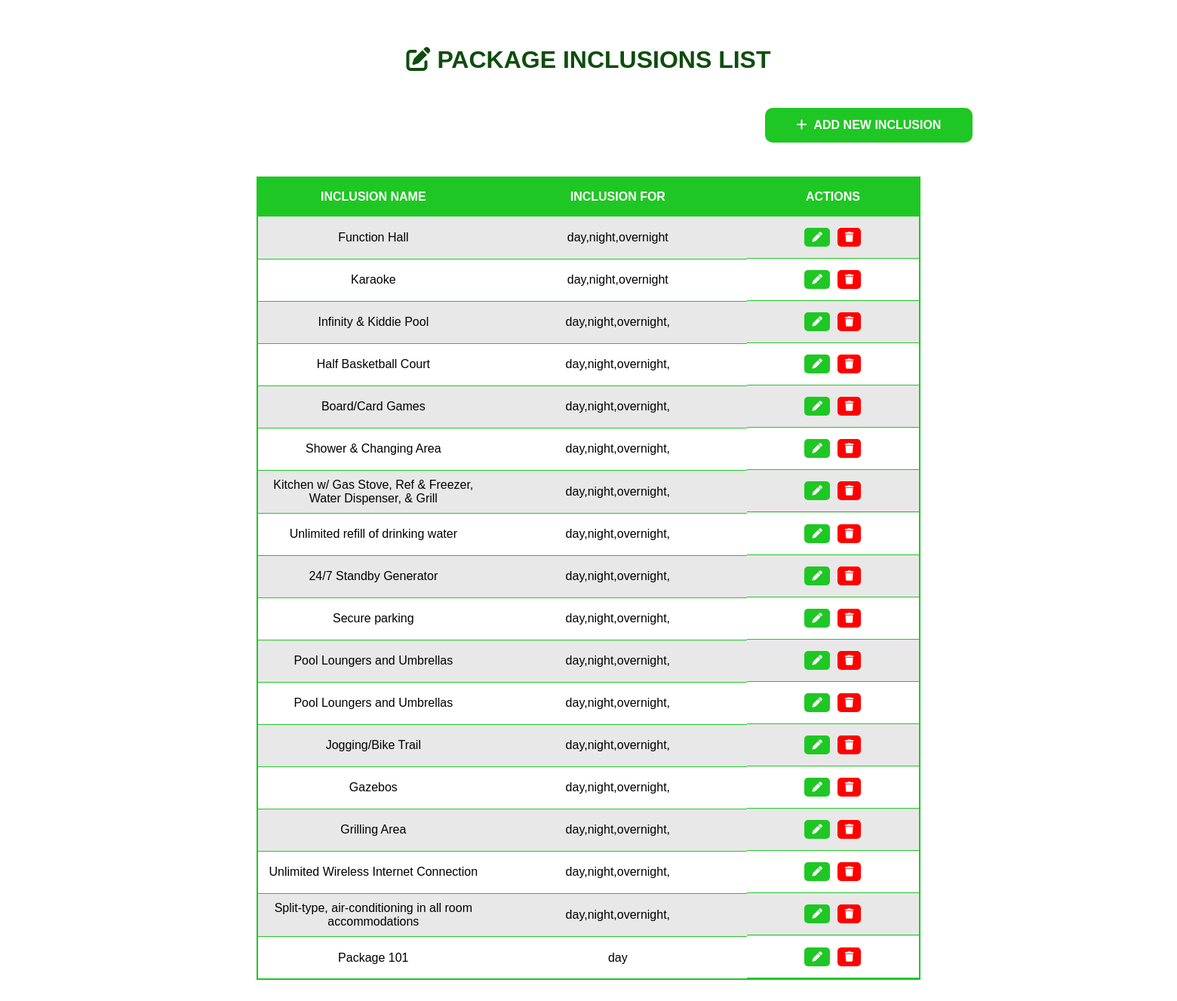
Page /admin/manage_inclusions.php on the committed database.
### tables this page shows
CREATE TABLE `package_inclusions` (
  `inclusion_id` int(11) NOT NULL,
  `inclusion_name` text NOT NULL,
  `inclusion_for` set('day','night','overnight','') NOT NULL
);

### admin/manage_inclusions.php (the view, shortened to what this page needs)
<!DOCTYPE html>
<html>
<head>
    <link rel="stylesheet" href="https://cdnjs.cloudflare.com/ajax/libs/font-awesome/6.4.2/css/all.min.css" />
</head>
<body>
    <div class="container">
        <h1><i class="fa-solid fa-pen-to-square"></i>&nbsp;Package Inclusions List</h1>
        <div class="column">
        <button class="add-button" onclick="openAddRoomModal()"><i class="fa-solid fa-plus"></i>&nbsp;&nbsp;Add New Inclusion</button>
            <table id="overnightTable">
                <?php
                require_once 'db_connection.php';
                $query = "SELECT * FROM package_inclusions ORDER BY inclusion_id";
                $result = $conn->query($query);
                if ($result->num_rows > 0) {
                    echo "<table id='overnightTable'>";
                    echo "<tr>";
                    echo "<th>Inclusion Name</th>";
                    echo "<th>Inclusion For</th>";
                    echo "<th>Actions</th>";
                    echo "</tr>";
                    while ($row = $result->fetch_assoc()) {
                        $inclusionName = $row["inclusion_name"];
                        $inclusionFor = $row["inclusion_for"];
                        $inclusionId = $row["inclusion_id"];
                        echo "<tr>";
                        echo "<td>$inclusionName</td>";
                        echo "<td>$inclusionFor</td>";
                        echo '<td class="button-container">
    <button class="edit-button" data-package-id="' . $inclusionId . '" onclick="openModalPackage(\'' . $inclusionId . '\', \'' . $inclusionName . '\', \'' . $inclusionFor . '\')"><i class="fa-solid fa-pen"></i></button>
    <button class="delete-button custom-delete-button" data-package-id="' . $inclusionId . '" onclick="confirmDeletePackage(\'' . $inclusionId . '\')"><i class="fa-solid fa-trash"></i></button>
</td>';
                        echo "</tr>";
                    }
                    echo "</table>";
                } else {
                    echo "No overnight packages found.";
                }
                ?>
            </table>
        </div>
    </div>
</body>
</html>

### admin/manage_inclusions.php (style rules this page uses)
body { font-family: Arial, sans-serif; margin: 0; padding: 0; overflow-x: hidden; }
.container { max-width: 1100px; margin: 0 auto; padding: 40px 0; }
h1 { color: #0e4d0e; text-align: center; text-transform: uppercase; margin-bottom: 40px; }
table { border-collapse: collapse; width: 80%; margin: 20px auto; background-color: #fff; border: 2px solid #1fc724; }
th, td { padding: 10px; text-align: left; border-bottom: 1px solid #1fc724; text-align: center; }
th { background: #1fc724; color: white; text-transform: uppercase; font-size: 1em; width: 40px; text-align: center; height: 30px; }
tr:nth-child(even) { background-color: #E8E8E8; }
.edit-button { background-color: #1fc724; color: white; font-family: Arial, sans-serif; text-transform: uppercase; border-radius: 5px; font-weight: bold; border: none; padding: 5px 10px; cursor: pointer; }
button { background-color: #1fc724; color: #fff; font-family: Arial, sans-serif; text-transform: uppercase; border-radius: 5px; font-weight: bold; border: none; padding: 10px 20px; cursor: pointer; transition: background-color 0.3s; margin-top: 20px; margin-bottom: 20px; }
.button-container { display: flex; align-items: center; justify-content: center; }
.edit-button, .delete-button { padding: 5px 10px; margin: 5px; }
.custom-delete-button { background-color: #FF0000; color: #FFFFFF; padding: 5px 10px; margin: 5px; border: none; border-radius: 5px; cursor: pointer; transition: background-color 0.3s; }
.add-button { background-color: #1fc724; color: white; font-family: Arial, sans-serif; text-transform: uppercase; font-size: 1em; font-weight: bold; padding: 14px 20px; margin: 5px 98vh; border: none; border-radius: 4px; cursor: pointer; border-radius: 10px; width: 25%; }

### rows in the picture
package_inclusions: inclusion_name "Function Hall", inclusion_for "day,night,overnight"
package_inclusions: inclusion_name "Karaoke", inclusion_for "day,night,overnight"
package_inclusions: inclusion_name "Infinity & Kiddie Pool", inclusion_for "day,night,overnight,"
package_inclusions: inclusion_name "Half Basketball Court", inclusion_for "day,night,overnight,"
package_inclusions: inclusion_name "Board/Card Games", inclusion_for "day,night,overnight,"
package_inclusions: inclusion_name "Shower & Changing Area", inclusion_for "day,night,overnight,"
package_inclusions: inclusion_name "Kitchen w/ Gas Stove, Ref & Freezer, Water Dispenser, & Grill", inclusion_for "day,night,overnight,"
package_inclusions: inclusion_name "Unlimited refill of drinking water", inclusion_for "day,night,overnight,"
package_inclusions: inclusion_name "24/7 Standby Generator", inclusion_for "day,night,overnight,"
package_inclusions: inclusion_name "Secure parking", inclusion_for "day,night,overnight,"
package_inclusions: inclusion_name "Pool Loungers and Umbrellas", inclusion_for "day,night,overnight,"
package_inclusions: inclusion_name "Pool Loungers and Umbrellas", inclusion_for "day,night,overnight,"
package_inclusions: inclusion_name "Jogging/Bike Trail", inclusion_for "day,night,overnight,"
package_inclusions: inclusion_name "Gazebos", inclusion_for "day,night,overnight,"
package_inclusions: inclusion_name "Grilling Area", inclusion_for "day,night,overnight,"
package_inclusions: inclusion_name "Unlimited Wireless Internet Connection", inclusion_for "day,night,overnight,"
package_inclusions: inclusion_name "Split-type, air-conditioning in all room accommodations", inclusion_for "day,night,overnight,"
package_inclusions: inclusion_name "Package 101", inclusion_for "day"
